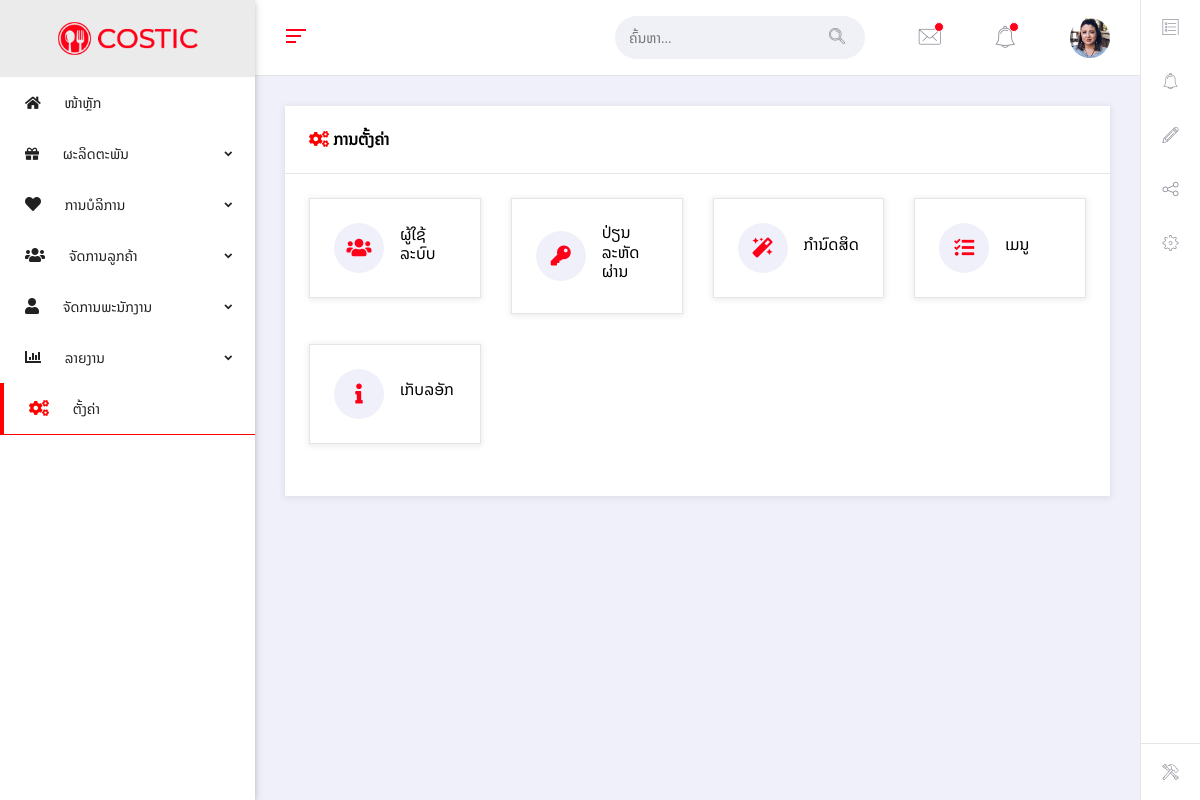
Page /services/settings/index.php on the committed database.
### tables this page shows
CREATE TABLE `sp_menu` (
  `m_id` int(11) NOT NULL,
  `m_icon` varchar(50) DEFAULT NULL,
  `m_name` varchar(55) DEFAULT NULL,
  `tab_id` varchar(55) DEFAULT NULL
);

### components/layout/sidenav-left.php (the view, shortened to what this page needs)
<?php $con = mysqli_connect('localhost', 'root', '', 'spadb');?>
<aside id="ms-side-nav" class="side-nav fixed ms-aside-scrollable ms-aside-left">
  <div class="logo-sn ms-d-block-lg">
    <a class="pl-0 ml-0 text-center" href="index.html">
      <img src="../../assets/img/costic/costic-logo-216x62.png" alt="logo">
    </a>
  </div>
  <ul class="accordion ms-main-aside fs-14" id="side-nav-accordion">
    <li class="menu-item" id="home">
      <a href="../../services/home"> <span><i class="fas fa-home"></i> ໜ້າຫຼັກ</span>
      </a>
    </li>
<?php
  $callMenu=mysqli_query($con,'SELECT*FROM sp_menu');
  foreach ($callMenu as $key) {
 ?>
    <li class="menu-item" id="<?php echo $key['tab_id'] ?>">
      <a href="#" class="has-chevron" data-toggle="collapse" data-target="#<?php echo $key['tab_id'] ?>" aria-expanded="false" aria-controls="<?php echo $key['tab_id'] ?>">
         <span><?php echo $key['m_icon'] ?>  <?php echo $key['m_name'] ?> </span>
      </a>
    </li>
<?php } ?>
      <li class="menu-item"  id="reports">
        <a href="#" class="has-chevron" data-toggle="collapse" data-target="#report" aria-expanded="false" aria-controls="report">
           <span><i class="fa fa-bar-chart fs-16"></i>  ລາຍງານ </span>
        </a>
      </li>
    <li class="menu-item" id="settings">
      <a href="../settings/"> <span><i class="fa fa-cogs fs-16"></i> ຕັ້ງຄ່າ</span>
      </a>
    </li>
  </ul>
</aside>

### services/settings/index.php (style rules this page uses)
#settings { border-left: 4px solid red; border-bottom: 1px solid red; }
.fa-cogs { color: red }

### rows in the picture
sp_menu: m_name "ຜະລິດຕະພັນ"
sp_menu: m_name "ການບໍລິການ"
sp_menu: m_name "ຈັດການລູກຄ້າ"
sp_menu: m_name "ຈັດການພະນັກງານ"
